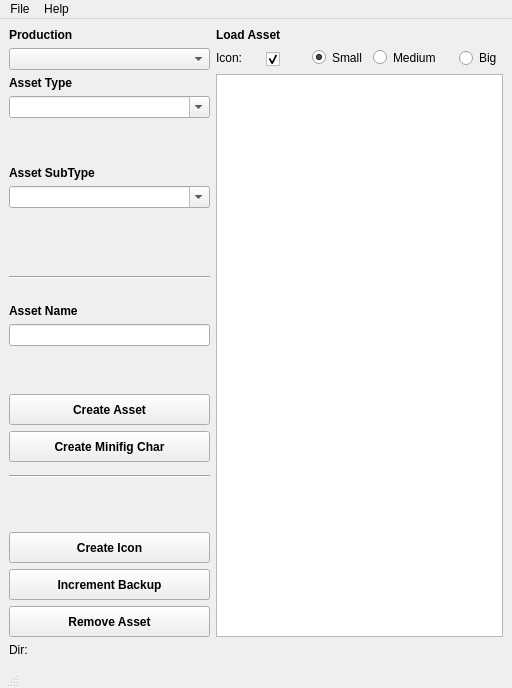
<?xml version="1.0" encoding="UTF-8"?>
<ui version="4.0">
 <class>AssetWindow</class>
 <widget class="QMainWindow" name="AssetWindow">
  <property name="enabled">
   <bool>true</bool>
  </property>
  <property name="geometry">
   <rect>
    <x>0</x>
    <y>0</y>
    <width>512</width>
    <height>688</height>
   </rect>
  </property>
  <property name="sizePolicy">
   <sizepolicy hsizetype="Fixed" vsizetype="Fixed">
    <horstretch>0</horstretch>
    <verstretch>0</verstretch>
   </sizepolicy>
  </property>
  <property name="windowTitle">
   <string notr="true">Asset Dialog</string>
  </property>
  <property name="autoFillBackground">
   <bool>false</bool>
  </property>
  <widget class="QWidget" name="centralwidget">
   <layout class="QGridLayout" name="gridLayout_2">
    <item row="0" column="0">
     <layout class="QGridLayout" name="gridLayout">
      <item row="0" column="0" colspan="2">
       <widget class="QLabel" name="productionLabel">
        <property name="sizePolicy">
         <sizepolicy hsizetype="Fixed" vsizetype="Fixed">
          <horstretch>0</horstretch>
          <verstretch>0</verstretch>
         </sizepolicy>
        </property>
        <property name="font">
         <font>
          <pointsize>9</pointsize>
          <weight>75</weight>
          <bold>true</bold>
         </font>
        </property>
        <property name="text">
         <string>Production</string>
        </property>
       </widget>
      </item>
      <item row="1" column="0" colspan="2">
       <widget class="QComboBox" name="productionComboBox">
        <property name="sizePolicy">
         <sizepolicy hsizetype="Fixed" vsizetype="Fixed">
          <horstretch>0</horstretch>
          <verstretch>0</verstretch>
         </sizepolicy>
        </property>
        <property name="maximumSize">
         <size>
          <width>201</width>
          <height>22</height>
         </size>
        </property>
        <property name="editable">
         <bool>false</bool>
        </property>
       </widget>
      </item>
      <item row="2" column="0" colspan="2">
       <widget class="QLabel" name="assetTypeLabel">
        <property name="sizePolicy">
         <sizepolicy hsizetype="Fixed" vsizetype="Fixed">
          <horstretch>0</horstretch>
          <verstretch>0</verstretch>
         </sizepolicy>
        </property>
        <property name="font">
         <font>
          <pointsize>9</pointsize>
          <weight>75</weight>
          <bold>true</bold>
         </font>
        </property>
        <property name="text">
         <string>Asset Type</string>
        </property>
       </widget>
      </item>
      <item row="3" column="0" colspan="2">
       <widget class="QComboBox" name="assetTypeComboBox">
        <property name="sizePolicy">
         <sizepolicy hsizetype="Fixed" vsizetype="Fixed">
          <horstretch>0</horstretch>
          <verstretch>0</verstretch>
         </sizepolicy>
        </property>
        <property name="maximumSize">
         <size>
          <width>201</width>
          <height>22</height>
         </size>
        </property>
        <property name="editable">
         <bool>true</bool>
        </property>
       </widget>
      </item>
      <item row="4" column="1">
       <spacer name="verticalSpacer_2">
        <property name="orientation">
         <enum>Qt::Vertical</enum>
        </property>
        <property name="sizeHint" stdset="0">
         <size>
          <width>20</width>
          <height>14</height>
         </size>
        </property>
       </spacer>
      </item>
      <item row="5" column="0" colspan="2">
       <widget class="QLabel" name="assetSubTypeLabel">
        <property name="sizePolicy">
         <sizepolicy hsizetype="Fixed" vsizetype="Fixed">
          <horstretch>0</horstretch>
          <verstretch>0</verstretch>
         </sizepolicy>
        </property>
        <property name="font">
         <font>
          <pointsize>9</pointsize>
          <weight>75</weight>
          <bold>true</bold>
         </font>
        </property>
        <property name="text">
         <string>Asset SubType</string>
        </property>
       </widget>
      </item>
      <item row="6" column="0" colspan="2">
       <widget class="QComboBox" name="assetSubTypeComboBox">
        <property name="sizePolicy">
         <sizepolicy hsizetype="Fixed" vsizetype="Fixed">
          <horstretch>0</horstretch>
          <verstretch>0</verstretch>
         </sizepolicy>
        </property>
        <property name="minimumSize">
         <size>
          <width>201</width>
          <height>22</height>
         </size>
        </property>
        <property name="maximumSize">
         <size>
          <width>201</width>
          <height>22</height>
         </size>
        </property>
        <property name="editable">
         <bool>true</bool>
        </property>
       </widget>
      </item>
      <item row="7" column="1">
       <spacer name="verticalSpacer_3">
        <property name="orientation">
         <enum>Qt::Vertical</enum>
        </property>
        <property name="sizeHint" stdset="0">
         <size>
          <width>20</width>
          <height>15</height>
         </size>
        </property>
       </spacer>
      </item>
      <item row="8" column="0" rowspan="2" colspan="2">
       <widget class="Line" name="splitterA">
        <property name="sizePolicy">
         <sizepolicy hsizetype="Fixed" vsizetype="Fixed">
          <horstretch>0</horstretch>
          <verstretch>0</verstretch>
         </sizepolicy>
        </property>
        <property name="minimumSize">
         <size>
          <width>201</width>
          <height>16</height>
         </size>
        </property>
        <property name="maximumSize">
         <size>
          <width>201</width>
          <height>16</height>
         </size>
        </property>
        <property name="orientation">
         <enum>Qt::Horizontal</enum>
        </property>
       </widget>
      </item>
      <item row="9" column="1">
       <spacer name="verticalSpacer_4">
        <property name="orientation">
         <enum>Qt::Vertical</enum>
        </property>
        <property name="sizeHint" stdset="0">
         <size>
          <width>20</width>
          <height>14</height>
         </size>
        </property>
       </spacer>
      </item>
      <item row="10" column="0" colspan="2">
       <widget class="QLabel" name="assetNameLabel">
        <property name="sizePolicy">
         <sizepolicy hsizetype="Fixed" vsizetype="Fixed">
          <horstretch>0</horstretch>
          <verstretch>0</verstretch>
         </sizepolicy>
        </property>
        <property name="font">
         <font>
          <pointsize>9</pointsize>
          <weight>75</weight>
          <bold>true</bold>
         </font>
        </property>
        <property name="text">
         <string>Asset Name</string>
        </property>
       </widget>
      </item>
      <item row="11" column="0" colspan="2">
       <widget class="QLineEdit" name="assetNameTextEdit">
        <property name="maximumSize">
         <size>
          <width>201</width>
          <height>22</height>
         </size>
        </property>
       </widget>
      </item>
      <item row="12" column="1">
       <spacer name="verticalSpacer_5">
        <property name="orientation">
         <enum>Qt::Vertical</enum>
        </property>
        <property name="sizeHint" stdset="0">
         <size>
          <width>20</width>
          <height>15</height>
         </size>
        </property>
       </spacer>
      </item>
      <item row="13" column="0" colspan="2">
       <widget class="QPushButton" name="createPushButton">
        <property name="sizePolicy">
         <sizepolicy hsizetype="Fixed" vsizetype="Fixed">
          <horstretch>0</horstretch>
          <verstretch>0</verstretch>
         </sizepolicy>
        </property>
        <property name="minimumSize">
         <size>
          <width>201</width>
          <height>31</height>
         </size>
        </property>
        <property name="maximumSize">
         <size>
          <width>201</width>
          <height>31</height>
         </size>
        </property>
        <property name="font">
         <font>
          <weight>75</weight>
          <bold>true</bold>
         </font>
        </property>
        <property name="text">
         <string>Create Asset</string>
        </property>
       </widget>
      </item>
      <item row="14" column="0" colspan="2">
       <widget class="QPushButton" name="createMiniFigPushButton">
        <property name="sizePolicy">
         <sizepolicy hsizetype="Fixed" vsizetype="Fixed">
          <horstretch>0</horstretch>
          <verstretch>0</verstretch>
         </sizepolicy>
        </property>
        <property name="minimumSize">
         <size>
          <width>201</width>
          <height>31</height>
         </size>
        </property>
        <property name="maximumSize">
         <size>
          <width>201</width>
          <height>31</height>
         </size>
        </property>
        <property name="font">
         <font>
          <weight>75</weight>
          <bold>true</bold>
         </font>
        </property>
        <property name="text">
         <string>Create Minifig Char</string>
        </property>
       </widget>
      </item>
      <item row="15" column="0" colspan="2">
       <widget class="Line" name="splitterB">
        <property name="sizePolicy">
         <sizepolicy hsizetype="Fixed" vsizetype="Fixed">
          <horstretch>0</horstretch>
          <verstretch>0</verstretch>
         </sizepolicy>
        </property>
        <property name="minimumSize">
         <size>
          <width>201</width>
          <height>16</height>
         </size>
        </property>
        <property name="maximumSize">
         <size>
          <width>201</width>
          <height>16</height>
         </size>
        </property>
        <property name="orientation">
         <enum>Qt::Horizontal</enum>
        </property>
       </widget>
      </item>
      <item row="16" column="0">
       <spacer name="verticalSpacer">
        <property name="orientation">
         <enum>Qt::Vertical</enum>
        </property>
        <property name="sizeHint" stdset="0">
         <size>
          <width>20</width>
          <height>17</height>
         </size>
        </property>
       </spacer>
      </item>
      <item row="17" column="0" colspan="2">
       <widget class="QPushButton" name="createIcon">
        <property name="sizePolicy">
         <sizepolicy hsizetype="Fixed" vsizetype="Fixed">
          <horstretch>0</horstretch>
          <verstretch>0</verstretch>
         </sizepolicy>
        </property>
        <property name="minimumSize">
         <size>
          <width>201</width>
          <height>31</height>
         </size>
        </property>
        <property name="maximumSize">
         <size>
          <width>201</width>
          <height>31</height>
         </size>
        </property>
        <property name="font">
         <font>
          <weight>75</weight>
          <bold>true</bold>
         </font>
        </property>
        <property name="text">
         <string>Create Icon</string>
        </property>
       </widget>
      </item>
      <item row="18" column="0" colspan="2">
       <widget class="QPushButton" name="incrPushButton">
        <property name="sizePolicy">
         <sizepolicy hsizetype="Fixed" vsizetype="Fixed">
          <horstretch>0</horstretch>
          <verstretch>0</verstretch>
         </sizepolicy>
        </property>
        <property name="minimumSize">
         <size>
          <width>201</width>
          <height>31</height>
         </size>
        </property>
        <property name="maximumSize">
         <size>
          <width>201</width>
          <height>31</height>
         </size>
        </property>
        <property name="font">
         <font>
          <weight>75</weight>
          <bold>true</bold>
         </font>
        </property>
        <property name="text">
         <string>Increment Backup</string>
        </property>
       </widget>
      </item>
      <item row="19" column="0" colspan="2">
       <widget class="QPushButton" name="removePushButton">
        <property name="sizePolicy">
         <sizepolicy hsizetype="Fixed" vsizetype="Fixed">
          <horstretch>0</horstretch>
          <verstretch>0</verstretch>
         </sizepolicy>
        </property>
        <property name="minimumSize">
         <size>
          <width>201</width>
          <height>31</height>
         </size>
        </property>
        <property name="maximumSize">
         <size>
          <width>201</width>
          <height>31</height>
         </size>
        </property>
        <property name="font">
         <font>
          <weight>75</weight>
          <bold>true</bold>
         </font>
        </property>
        <property name="text">
         <string>Remove Asset</string>
        </property>
       </widget>
      </item>
     </layout>
    </item>
    <item row="0" column="1">
     <layout class="QGridLayout" name="loadAsset_gridLayout">
      <item row="0" column="0">
       <widget class="QLabel" name="loadAssetLabel">
        <property name="sizePolicy">
         <sizepolicy hsizetype="Fixed" vsizetype="Fixed">
          <horstretch>0</horstretch>
          <verstretch>0</verstretch>
         </sizepolicy>
        </property>
        <property name="font">
         <font>
          <pointsize>9</pointsize>
          <weight>75</weight>
          <bold>true</bold>
         </font>
        </property>
        <property name="text">
         <string>Load Asset</string>
        </property>
       </widget>
      </item>
      <item row="1" column="0">
       <layout class="QGridLayout" name="icongridLayout">
        <item row="0" column="0">
         <widget class="QLabel" name="iconSizeLabel">
          <property name="minimumSize">
           <size>
            <width>44</width>
            <height>17</height>
           </size>
          </property>
          <property name="maximumSize">
           <size>
            <width>44</width>
            <height>17</height>
           </size>
          </property>
          <property name="text">
           <string>Icon: </string>
          </property>
         </widget>
        </item>
        <item row="0" column="1">
         <widget class="QCheckBox" name="iconCheckBox">
          <property name="minimumSize">
           <size>
            <width>25</width>
            <height>17</height>
           </size>
          </property>
          <property name="maximumSize">
           <size>
            <width>45</width>
            <height>13</height>
           </size>
          </property>
          <property name="text">
           <string/>
          </property>
          <property name="checkable">
           <bool>true</bool>
          </property>
          <property name="checked">
           <bool>true</bool>
          </property>
         </widget>
        </item>
        <item row="0" column="4">
         <widget class="QRadioButton" name="iconMediumRadioButton">
          <property name="minimumSize">
           <size>
            <width>80</width>
            <height>17</height>
           </size>
          </property>
          <property name="maximumSize">
           <size>
            <width>80</width>
            <height>17</height>
           </size>
          </property>
          <property name="text">
           <string>Medium</string>
          </property>
          <property name="checkable">
           <bool>true</bool>
          </property>
          <attribute name="buttonGroup">
           <string>iconButtonGroup</string>
          </attribute>
         </widget>
        </item>
        <item row="0" column="5">
         <widget class="QRadioButton" name="iconBigRadioButton">
          <property name="minimumSize">
           <size>
            <width>44</width>
            <height>17</height>
           </size>
          </property>
          <property name="text">
           <string>Big</string>
          </property>
          <attribute name="buttonGroup">
           <string>iconButtonGroup</string>
          </attribute>
         </widget>
        </item>
        <item row="0" column="2">
         <widget class="QRadioButton" name="iconSmallRadioButton">
          <property name="minimumSize">
           <size>
            <width>55</width>
            <height>17</height>
           </size>
          </property>
          <property name="maximumSize">
           <size>
            <width>47</width>
            <height>17</height>
           </size>
          </property>
          <property name="text">
           <string>Small</string>
          </property>
          <property name="checked">
           <bool>true</bool>
          </property>
          <attribute name="buttonGroup">
           <string>iconButtonGroup</string>
          </attribute>
         </widget>
        </item>
       </layout>
      </item>
      <item row="2" column="0">
       <widget class="QListWidget" name="assetListWidget">
        <property name="minimumSize">
         <size>
          <width>211</width>
          <height>400</height>
         </size>
        </property>
        <property name="iconSize">
         <size>
          <width>100</width>
          <height>500</height>
         </size>
        </property>
       </widget>
      </item>
     </layout>
    </item>
    <item row="1" column="0" colspan="2">
     <layout class="QGridLayout" name="dir_gridLayout">
      <item row="0" column="0">
       <widget class="QLabel" name="dirLabel">
        <property name="maximumSize">
         <size>
          <width>21</width>
          <height>16</height>
         </size>
        </property>
        <property name="text">
         <string>Dir:</string>
        </property>
       </widget>
      </item>
      <item row="0" column="1">
       <widget class="QLabel" name="dirPathLabel">
        <property name="minimumSize">
         <size>
          <width>450</width>
          <height>0</height>
         </size>
        </property>
        <property name="text">
         <string/>
        </property>
        <property name="scaledContents">
         <bool>true</bool>
        </property>
        <property name="alignment">
         <set>Qt::AlignLeading|Qt::AlignLeft|Qt::AlignVCenter</set>
        </property>
        <property name="textInteractionFlags">
         <set>Qt::LinksAccessibleByKeyboard|Qt::LinksAccessibleByMouse|Qt::TextBrowserInteraction|Qt::TextSelectableByKeyboard|Qt::TextSelectableByMouse</set>
        </property>
       </widget>
      </item>
     </layout>
    </item>
   </layout>
  </widget>
  <widget class="QMenuBar" name="menubar">
   <property name="geometry">
    <rect>
     <x>0</x>
     <y>0</y>
     <width>512</width>
     <height>26</height>
    </rect>
   </property>
   <widget class="QMenu" name="menuFile">
    <property name="title">
     <string>File</string>
    </property>
    <addaction name="actionExit"/>
   </widget>
   <widget class="QMenu" name="menuHelp">
    <property name="title">
     <string>Help</string>
    </property>
    <addaction name="actionHelp_on_AssetDialog"/>
    <addaction name="actionAbout"/>
   </widget>
   <addaction name="menuFile"/>
   <addaction name="menuHelp"/>
  </widget>
  <widget class="QStatusBar" name="statusbar">
   <property name="enabled">
    <bool>true</bool>
   </property>
   <property name="sizePolicy">
    <sizepolicy hsizetype="Fixed" vsizetype="Fixed">
     <horstretch>0</horstretch>
     <verstretch>0</verstretch>
    </sizepolicy>
   </property>
   <property name="font">
    <font>
     <weight>75</weight>
     <bold>true</bold>
    </font>
   </property>
   <property name="contextMenuPolicy">
    <enum>Qt::DefaultContextMenu</enum>
   </property>
   <property name="toolTip">
    <string/>
   </property>
   <property name="statusTip">
    <string/>
   </property>
   <property name="inputMethodHints">
    <set>Qt::ImhLowercaseOnly</set>
   </property>
  </widget>
  <action name="actionHelp_on_AssetDialog">
   <property name="text">
    <string>Help on AssetDialog</string>
   </property>
  </action>
  <action name="actionAbout">
   <property name="text">
    <string>About</string>
   </property>
  </action>
  <action name="actionExit">
   <property name="text">
    <string>Exit</string>
   </property>
  </action>
 </widget>
 <resources/>
 <connections/>
 <buttongroups>
  <buttongroup name="iconButtonGroup">
   <property name="exclusive">
    <bool>true</bool>
   </property>
  </buttongroup>
 </buttongroups>
</ui>
